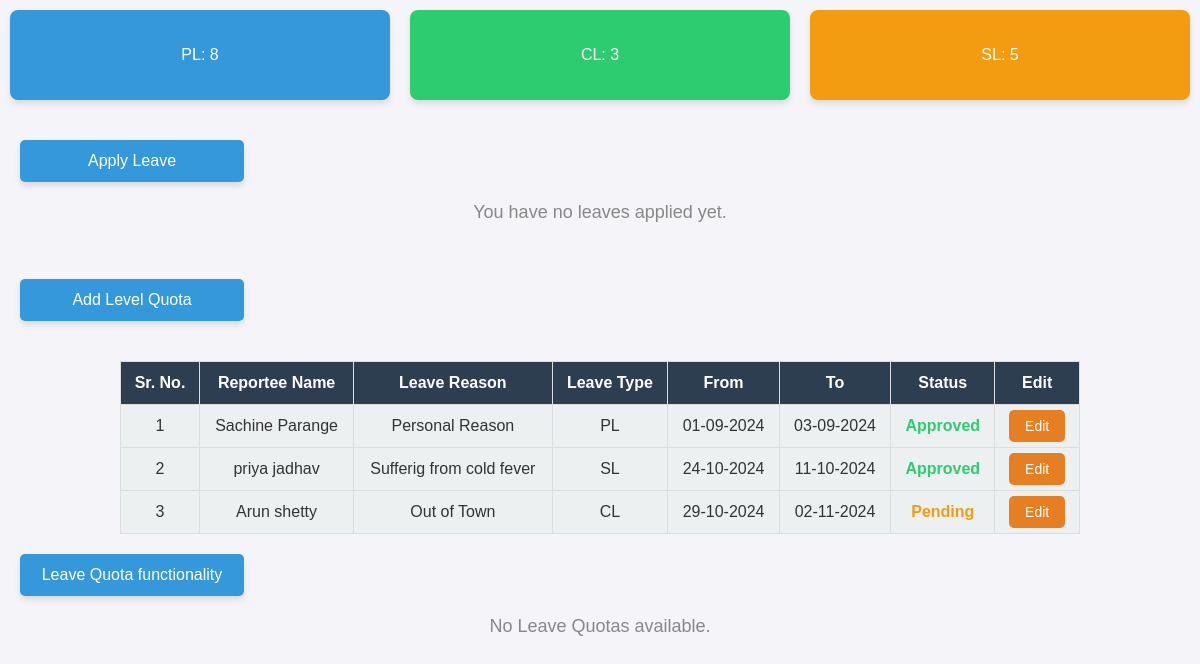
Screenshot of / (signed in) with the database file from the repository.
### leave/models.py (models this page shows, shortened)
class Report(models.Model):  # Corrected the model name to 'Report'
    LEAVE_TYPES = [
        ('SL', 'SL'),
        ('CL', 'CL'),
        ('PL', 'PL'),
        ('LWP', 'LWP'),
    ]
    STATUS = [
        ('pending', 'Pending'),
        ('approved', 'Approved'),
        ('rejected', 'Rejected'),
    ]
    reportee_name = models.CharField(max_length=255)  # 'reportee_name' is correct here
    leave_type = models.CharField(max_length=3, choices=LEAVE_TYPES)
    reason = models.TextField(max_length=200)
    start_date = models.DateField()
    end_date = models.DateField()
    total_days = models.IntegerField()
    status = models.CharField(max_length=10, choices=STATUS, default='pending')
    approved_by = models.ForeignKey(Employee, on_delete=models.SET_NULL, null=True, blank=True, related_name='approved_reports')

### leave/views.py (the view)
# urls.py: path('', views.employee_dashboard, name='employee_dashboard'),
@login_required
def employee_dashboard(request):
    employee = request.user.employee  # Ensure employee profile is set up
    total_pl = 8  # Example total allowed PL leave
    total_cl = 3  # Example total allowed CL leave
    total_sl = 5  # Example total allowed SL leave
    pl_used = Leave.objects.filter(employee=employee, leave_type='PL').filter(status='approved').count()
    cl_used = Leave.objects.filter(employee=employee, leave_type='CL').filter(status='approved').count()
    sl_used = Leave.objects.filter(employee=employee, leave_type='SL').filter(status='approved').count()
    leave_balance = {
        'PL': total_pl - pl_used,
        'CL': total_cl - cl_used,
        'SL': total_sl - sl_used,
    }
    leaves = Leave.objects.filter(employee=employee)
    reports = Report.objects.all()  # Adjust the filter as needed
    return render(request, 'employee_dashboard.html', {'leaves': leaves, 'leave_balance': leave_balance, 'reports': reports})

### leave/templates/employee_dashboard.html (shortened to what this page needs)
<!DOCTYPE html>
<html lang="en">
<head>
</head>
<body>
    <div class="leave-balances">
        <div class="leave-box pl {% if leave_balance.PL <= 0 %}no-leave{% else %}has-leave{% endif %}">
            <p>PL: {{ leave_balance.PL }}</p>
        </div>
        <div class="leave-box cl {% if leave_balance.CL <= 0 %}no-leave{% else %}has-leave{% endif %}">
            <p>CL: {{ leave_balance.CL }} </p>
        </div>
        <div class="leave-box sl {% if leave_balance.SL <= 0 %}no-leave{% else %}has-leave{% endif %}">
            <p>SL: {{ leave_balance.SL }} </p>
        </div>
    </div>
    <a href="{% url 'apply_leave' %}" class="apply-btn">Apply Leave</a>
    {% if leaves %}
        <table>
            <thead>
                <tr>
                    <th>Sr. No.</th>
                    <th>Leave Reason</th>
                    <th>Leave Type</th>
                    <th>From</th>
                    <th>To</th>
                    <th>Status</th>
                    <th>Edit</th>
                </tr>
            </thead>
            <tbody>
                {% for leave in leaves %}
                    <tr>
                        <td>{{ forloop.counter }}</td>
                        <td>{{ leave.reason }}</td>
                        <td>{{ leave.get_leave_type_display }}</td>
                        <td>{{ leave.start_date|date:"d-m-Y" }}</td>
                        <td>{{ leave.end_date|date:"d-m-Y" }}</td>
                        <td class="{% if leave.status == 'approved' %}approved{% else %}pending{% endif %}">
                            {{ leave.get_status_display }}
                        </td>
                        <td>
                            <a href="{% url 'edit_leave' leave.id %}" class="edit-btn">Edit</a>
                        </td>
                    </tr>
                {% endfor %}
            </tbody>
        </table>
    {% else %}
        <p class="no-leaves">You have no leaves applied yet.</p>
    {% endif %}
    <br>
    <a href="{% url 'add_report' %}" class="apply-btn">Add Level Quota</a>
    {% if reports %}
        <table>
            <thead>
                <tr>
                    <th>Sr. No.</th>
                    <th>Reportee Name</th>
                    <th>Leave Reason</th>
                    <th>Leave Type</th>
                    <th>From</th>
                    <th>To</th>
                    <th>Status</th>
                    <th>Edit</th>
                </tr>
            </thead>
            <tbody>
                {% for report in reports %}
                    <tr>
                        <td>{{ forloop.counter }}</td>
                        <td>{{ report.reportee_name }}</td>
                        <td>{{ report.reason }}</td>
                        <td>{{ report.get_leave_type_display }}</td>
                        <td>{{ report.start_date|date:"d-m-Y" }}</td>
                        <td>{{ report.end_date|date:"d-m-Y" }}</td>
                        <td class="{% if report.status == 'approved' %}approved{% else %}pending{% endif %}">
                            {{ report.get_status_display }}
                        </td>
                        <td>
                            <a href="{% url 'edit_report' report.id %}" class="edit-btn">Edit</a>
                        </td>
                    </tr>
                {% endfor %}
            </tbody>
        </table>
    {% else %}
        <p class="no-leaves">You have no reports yet.</p>
    {% endif %}
    <a href="{% url 'leave_quota_list' %}" class="apply-btn">Leave Quota functionality</a>
    {% if LeaveQuotas %}
        <table>
            <thead>
                <tr>
                    <th>Sr. No.</th>
                    <th>Employee</th>
                    <th>SL Quota</th>
                    <th>PL Quota</th>
                    <th>CL Quota</th>
                    <th>Edit</th>
                </tr>
            </thead>
            <tbody>
                {% for quota in LeaveQuotas %}
                    <tr>
                        <td>{{ forloop.counter }}</td>
                        <td>{{ quota.employee.name }}</td>
                        <td>{{ quota.sl_quota }}</td>
                        <td>{{ quota.pl_quota }}</td>
                        <td>{{ quota.cl_quota }}</td>
                        <td>
                            <a href="{% url 'edit_leave_quota' quota.id %}" class="edit-btn">Edit</a>
                        </td>
                    </tr>
                {% endfor %}
            </tbody>
        </table>
    {% else %}
        <p class="no-leaves">No Leave Quotas available.</p>
    {% endif %}
</body>
</html>

### leave/templates/employee_dashboard.html (style rules this page uses)
body { font-family: Arial, sans-serif; margin: 0; padding: 0; background-color: #f4f4f9; color: #333; }
.leave-balances { display: flex; justify-content: space-around; gap: 20px; margin-bottom: 30px; padding: 10px; }
.leave-box { padding: 20px; border-radius: 8px; width: 30%; text-align: center; color: white; font-size: 16px; box-shadow: 0 4px 6px rgba(0, 0, 0, 0.1); }
.pl.has-leave { background-color: #3498db; }
.cl.has-leave { background-color: #2ecc71; }
.sl.has-leave { background-color: #f39c12; }
.apply-btn { display: block; width: 200px; margin: 20px ; padding: 12px; background-color: #3498db; color: white; text-align: center; font-size: 16px; border-radius: 5px; cursor: pointer; text-decoration: none; box-shadow: 0 4px 6px rgba(0, 0, 0, 0.1); }
table { width: 80%; margin: 0 auto; border-collapse: collapse; margin-top: 40px; border: 1px solid #ddd; }
th, td { padding: 12px; text-align: center; border: 1px solid #ddd; }
th { background-color: #2c3e50; color: white; }
td { background-color: #ecf0f1; }
.approved { color: #2ecc71; font-weight: bold; }
.pending { color: #f39c12; font-weight: bold; }
.edit-btn { padding: 8px 16px; background-color: #e67e22; color: white; text-align: center; font-size: 14px; border-radius: 5px; cursor: pointer; text-decoration: none; }
.no-leaves { text-align: center; font-size: 18px; color: #888; }

### rows the page displays
Report: reportee_name "Sachine Parange", reason "Personal Reason", leave_type "PL", start_date "01-09-2024", end_date "03-09-2024", status "Approved"
Report: reportee_name "priya jadhav", reason "Sufferig from cold fever", leave_type "SL", start_date "24-10-2024", end_date "11-10-2024", status "Approved"
Report: reportee_name "Arun shetty", reason "Out of Town", leave_type "CL", start_date "29-10-2024", end_date "02-11-2024", status "Pending"

### other values shown
{{ leave_balance.PL }} "8"
{{ leave_balance.CL }} "3"
{{ leave_balance.SL }} "5"
